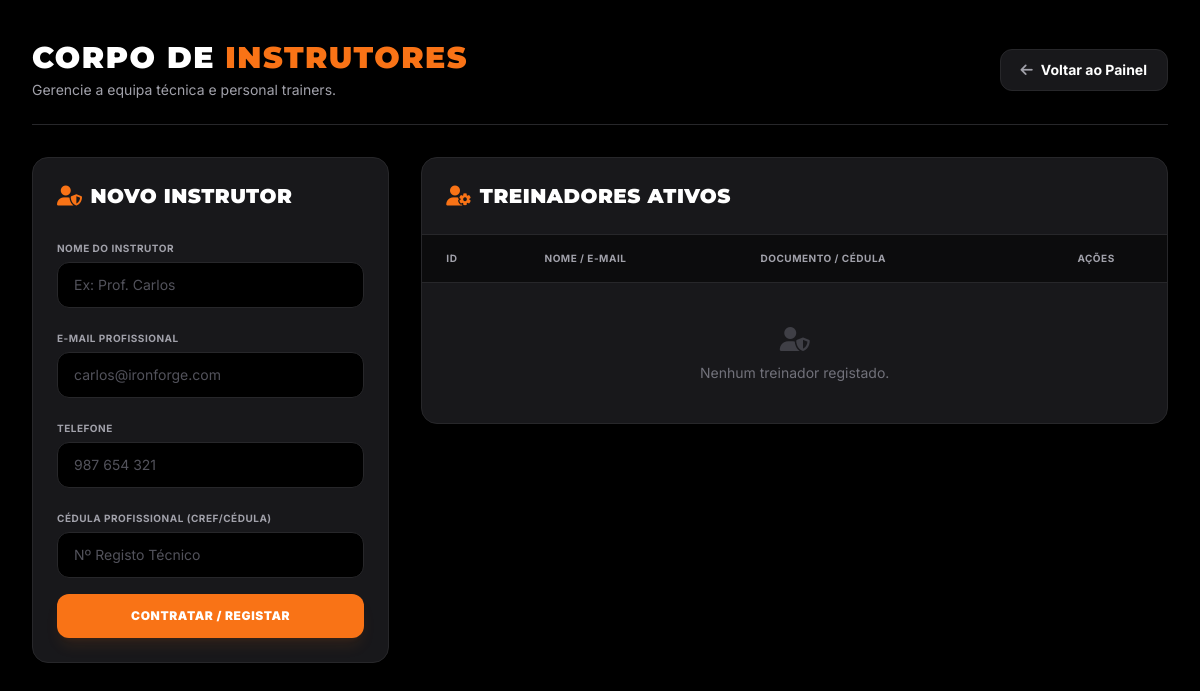
Before: /instrutores with the older database file.
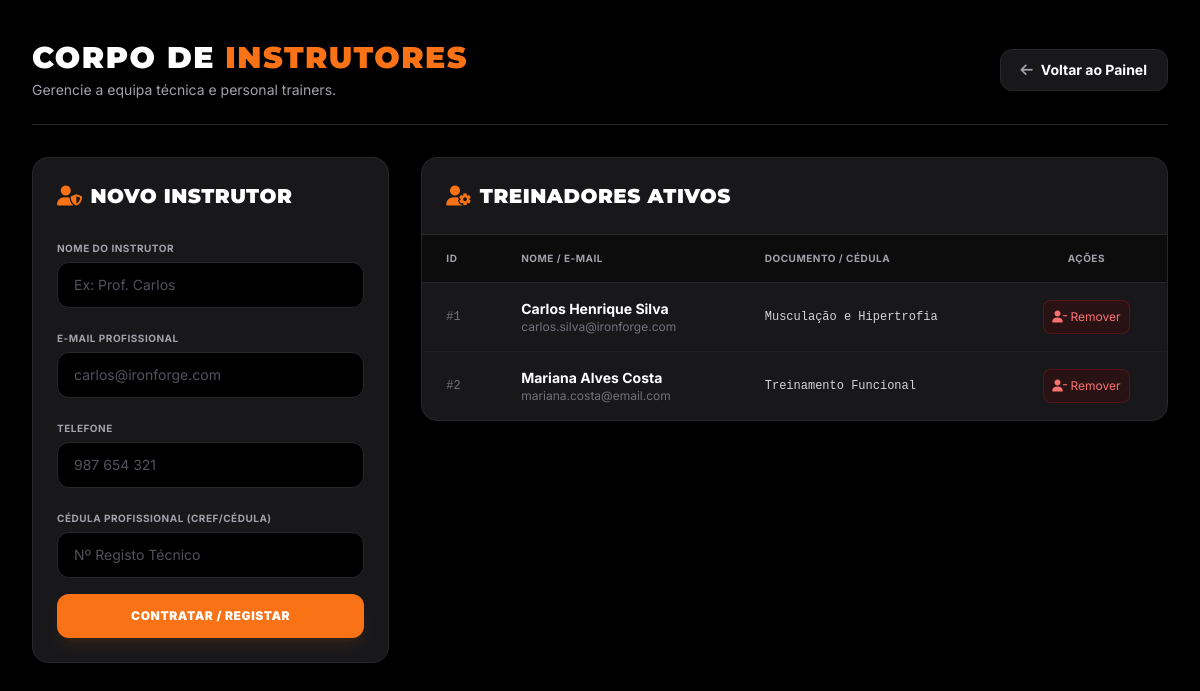
After: the same page with the newer database file.
### tables this page shows
CREATE TABLE instrutores (
        id INTEGER PRIMARY KEY AUTOINCREMENT,
        nome TEXT NOT NULL,
        email TEXT NOT NULL,
        telefone TEXT,
        cref TEXT NOT NULL,
        especialidade TEXT
    );

### app.py (the view)
@app.route("/instrutores")
def listar_instrutores():
    return render_template("instrutores.html", instrutores=db.listar_instrutores())

### database.py (called while the page is built)
def conectar():
    conexao = sqlite3.connect(DB_PATH)
    conexao.execute("PRAGMA foreign_keys = ON")
    return conexao

def listar_instrutores():
    conexao = conectar()
    cursor = conexao.cursor()
    cursor.execute("SELECT * FROM instrutores")
    dados = cursor.fetchall()
    conexao.close()
    return dados

### templates/instrutores.html (shortened to what the changed rows need)
<!DOCTYPE html>
<html lang="pt-BR">
<head>
    <script src="https://cdn.tailwindcss.com"></script>
    <link rel="stylesheet" href="https://cdnjs.cloudflare.com/ajax/libs/font-awesome/6.4.0/css/all.min.css">
</head>
<body class="bg-black text-zinc-100 font-sans min-h-screen">
    <div class="max-w-7xl mx-auto px-4 sm:px-6 lg:px-8 py-10">
        <div class="flex flex-col sm:flex-row justify-between items-start sm:items-center border-b border-zinc-800 pb-6 mb-8 gap-4">
            <div>
                <h1 class="font-heading font-black text-3xl uppercase tracking-wider text-white">
                    Corpo de <span class="text-brand-500">Instrutores</span>
                </h1>
            </div>
        </div>
        <div class="grid grid-cols-1 lg:grid-cols-3 gap-8 items-start">
            <div class="bg-zinc-900 border border-zinc-800 p-6 rounded-2xl shadow-xl">
                <h2 class="font-heading font-black text-xl uppercase tracking-wide text-white mb-6 flex items-center gap-2">
                    <i class="fa-solid fa-user-shield text-brand-500"></i> Novo Instrutor
                </h2>
            </div>
            <div class="lg:col-span-2 bg-zinc-900 border border-zinc-800 rounded-2xl shadow-xl overflow-hidden">
                <div class="p-6 border-b border-zinc-800">
                    <h2 class="font-heading font-black text-xl uppercase tracking-wide text-white flex items-center gap-2">
                        <i class="fa-solid fa-user-gear text-brand-500"></i> Treinadores Ativos
                    </h2>
                </div>
                <div class="overflow-x-auto">
                    <table class="w-full text-left border-collapse">
                        <thead>
                            <tr class="bg-black/50 border-b border-zinc-800 text-[10px] font-bold uppercase tracking-wider text-zinc-400">
                                <th class="px-6 py-4">ID</th>
                                <th class="px-6 py-4">Nome / E-mail</th>
                                <th class="px-6 py-4">Documento / Cédula</th>
                                <th class="px-6 py-4 text-center">Ações</th>
                            </tr>
                        </thead>
                        <tbody class="divide-y divide-zinc-800/50 text-sm">
                            {% for instrutor in instrutores %}
                            <tr class="hover:bg-zinc-800/30 transition-colors">
                                <td class="px-6 py-4 font-mono text-zinc-500 text-xs">#{{ instrutor[0] }}</td>
                                <td class="px-6 py-4">
                                    <div class="font-bold text-white">{{ instrutor[1] }}</div>
                                    <div class="text-xs text-zinc-500">{{ instrutor[2] }}</div>
                                </td>
                                <td class="px-6 py-4 font-mono text-xs text-zinc-300">
                                    {{ instrutor[4] if instrutor[4] else 'N/A' }}
                                </td>
                                <td class="px-6 py-4">
                                    <div class="flex justify-center items-center">
                                        <a href="/excluir_instrutor/{{ instrutor[0] }}" onclick="return confirm('Deseja mesmo remover este instrutor técnico?')"
                                           class="p-2 bg-red-950/40 hover:bg-red-900 border border-red-900/50 hover:border-red-700 text-red-400 hover:text-white rounded-lg transition-all text-xs" title="Remover">
                                            <i class="fa-solid fa-user-minus"></i> Remover
                                        </a>
                                    </div>
                                </td>
                            </tr>
                            {% else %}
                            <tr>
                                <td colspan="4" class="px-6 py-10 text-center text-zinc-500 text-sm">
                                    <i class="fa-solid fa-user-shield text-2xl block mb-2 text-zinc-700"></i>
                                    Nenhum treinador registado.
                                </td>
                            </tr>
                            {% endfor %}
                        </tbody>
                    </table>
                </div>
            </div>
        </div>
    </div>
</body>
</html>

Changed rows visible on the page:
added instrutores: id "1", nome "Carlos Henrique Silva", email "carlos.silva@ironforge.com", cref "Musculação e Hipertrofia"
added instrutores: id "2", nome "Mariana Alves Costa", email "mariana.costa@email.com", cref "Treinamento Funcional"
Other visible differences:
text no longer shown: "Nenhum treinador registado."
